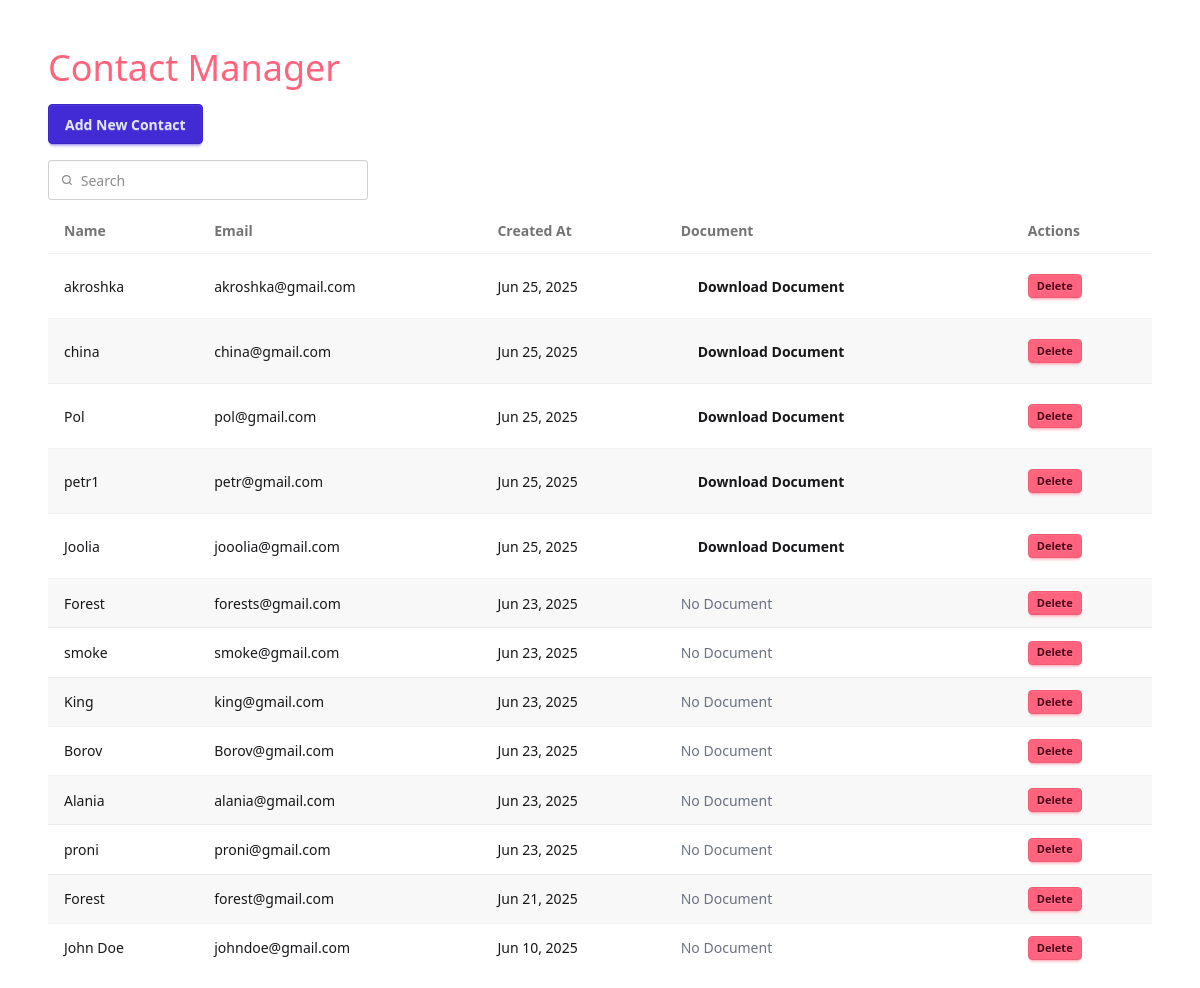
The app's page / (signed in) with its own data.
### contacts/models.py (models this page shows, shortened)
class Contact(models.Model):
    name = models.CharField(max_length=100)
    email = models.EmailField()
    document = models.FileField(
        upload_to="contact_docs/",
        validators=[FileExtensionValidator(["pdf", "doc", "docx", "txt"])],
        blank=True,
        null=True,
    )
    created_at = models.DateTimeField(auto_now_add=True)
    user = models.ForeignKey(User, on_delete=models.CASCADE, related_name="contacts")
    class Meta:
        unique_together = ("user", "email")

### contacts/views.py (the view)
# urls.py: path("", views.index, name="index"),
@login_required
def index(request):
    contacts = request.user.contacts.all().order_by("-created_at")
    context = {"contacts": contacts, "form": ContactForm()}
    return render(request, "contacts.html", context)

### contacts/forms.py (shortened to what this page needs)
class ContactForm(forms.ModelForm):
    name = forms.CharField(
        widget=forms.TextInput(
            attrs={
                "class": "input input-bordered w-full",
                "placeholder": "Enter contact name",
            }
        ),
        max_length=100,
        required=True,
    )
    email = forms.EmailField(
        widget=forms.EmailInput(
            attrs={
                "class": "input input-bordered w-full",
                "placeholder": "Enter contact email",
            }
        )
    )
    document = forms.FileField(
        widget=forms.FileInput(
            attrs={
                "class": "file-input file-input-bordered w-full",
            }
        ),
        required=False,
    )
    class Meta:
        model = Contact
        fields = ("name", "email", "document")

### contacts/templates/contacts.html (shortened to what this page needs)
{% extends 'base.html' %} {% block content %}
  <div>
    <h1 class="text-4xl text-error mb-4">Contact Manager</h1>
    <button class="btn btn-primary mb-4" onclick="contact_modal.showModal()">Add New Contact</button>
    <label class="input mb-2 flex">
      <svg class="h-[1em] opacity-50" xmlns="http://www.w3.org/2000/svg" viewBox="0 0 24 24">
        <g stroke-linejoin="round" stroke-linecap="round" stroke-width="2.5" fill="none" stroke="currentColor">
          <circle cx="11" cy="11" r="8"></circle>
          <path d="m21 21-4.3-4.3"></path>
        </g>
      </svg>
      <input type="search" placeholder="Search" name="search" hx-get="{% url 'search' %}" hx-trigger="keyup delay:500ms" hx-target="#contacts-list" hx-indicator="#spinner" hx-on::before-request="document.getElementById('contacts-list').style.opacity = 0.4;" hx-on::after-request="document.getElementById('contacts-list').style.opacity = 1.0;" />
    </label>
    {% include 'partials/contact-list.html' %}
  </div>
{% endblock %}

### contacts/templates/base.html (shortened to what this page needs)
{% load static %}
<!DOCTYPE html>
<html lang="en">
  <head>
    <link href="{% static 'css/output.css' %}" rel="stylesheet" type="text/css" />
  </head>
  <body>
    <div class="m-12">
      {% block content %}
      {% endblock %}
    </div>
  </body>
</html>

### contacts/templates/partials/contact-list.html (shortened to what this page needs)
<div id="contacts-list">
  <div class="overflow-x-auto">
    <table class="table table-zebra table-pin-rows">
      <thead>
        <tr>
          <th>Name</th>
          <th>Email</th>
          <th>Created At</th>
          <th>Document</th>
          <th>Actions</th>
        </tr>
      </thead>
      <tbody id="contact-table-body">
        {% if contacts %}
          {% for contact in contacts %}
            {% include 'partials/contact-row.html' %}
          {% endfor %}
        {% endif %}
      </tbody>
    </table>
  </div>
</div>

### contacts/templates/partials/contact-row.html
<tr>
  <td>{{ contact.name }}</td>
  <td>{{ contact.email }}</td>
  <td>{{ contact.created_at|date:'M d, Y' }}</td>
  <td>
    {% if contact.document %}
      <a href="{{ contact.document.url }}" class="btn btn-ghost btn-mini" target="_blank">Download Document</a>
    {% else %}
      <span class="text-gray-500">No Document</span>
    {% endif %}
  </td>
  <td>
    <button class="btn btn-xs btn-error">Delete</button>
  </td>
</tr>

### records on screen
Contact: name "akroshka", email "akroshka@gmail.com", created_at "Jun 25, 2025"
Contact: name "china", email "china@gmail.com", created_at "Jun 25, 2025"
Contact: name "Pol", email "pol@gmail.com", created_at "Jun 25, 2025"
Contact: name "petr1", email "petr@gmail.com", created_at "Jun 25, 2025"
Contact: name "Joolia", email "jooolia@gmail.com", created_at "Jun 25, 2025"
Contact: name "Forest", email "forests@gmail.com", created_at "Jun 23, 2025", shows "No Document"
Contact: name "smoke", email "smoke@gmail.com", created_at "Jun 23, 2025", shows "No Document"
Contact: name "King", email "king@gmail.com", created_at "Jun 23, 2025", shows "No Document"
Contact: name "Borov", email "Borov@gmail.com", created_at "Jun 23, 2025", shows "No Document"
Contact: name "Alania", email "alania@gmail.com", created_at "Jun 23, 2025", shows "No Document"
Contact: name "proni", email "proni@gmail.com", created_at "Jun 23, 2025", shows "No Document"
Contact: name "Forest", email "forest@gmail.com", created_at "Jun 21, 2025", shows "No Document"
Contact: name "John Doe", email "johndoe@gmail.com", created_at "Jun 10, 2025", shows "No Document"
